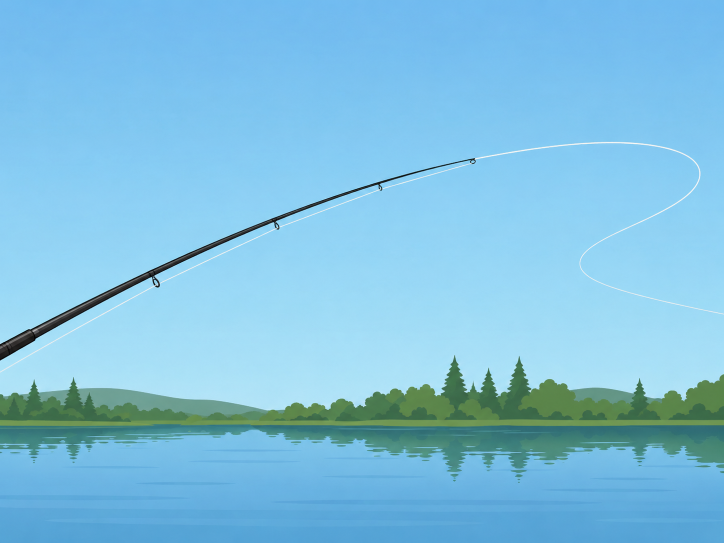
#> input picture assets/fishing/throw_1.png, 1448 x 1086 px (shown at 1/2 size)
$ python gen_fishing_gifs.py
#> lines starting #> are read from the running program, lines starting #| are printed output that depends on the picture; pictures that were not available may be replaced by others from this repository, and a replacement may not be noted
#!/usr/bin/env python3
"""One-off: pre-render the 7 !cauca (fishing) result GIFs.

Input : assets/fishing/throw_1..5.png + end_<outcome>.png (1448x1086)
Output: assets/fishing/gif/<outcome>.gif  (gitignored; ship to VPS manually
        or un-ignore when the art is approved)

Timeline (~6 fps → 170 ms/frame):
  throw_1 (340 ms, counts as 2 frame slots) → throw_2..4 (170 ms each)
  → throw_5 held 3 s (same as 18 frames @ ~167 ms, but a single frame keeps
    the file small) → ending frame held 5 s → loop.
  "nothing" has no end art: throw_5 fades to black, then white text
  "Bạn câu cá đến khuya nhưng chẳng câu được gì" holds 5 s.

Run: python3 scripts/gen_fishing_gifs.py   (needs Pillow)
"""
import os
from PIL import Image, ImageDraw, ImageEnhance, ImageFont

ROOT = os.path.dirname(os.path.dirname(os.path.abspath(__file__)))
SRC = os.path.join(ROOT, 'assets', 'fishing')
OUT = os.path.join(ROOT, 'assets', 'fishing', 'gif')
FONT = os.path.join(ROOT, 'assets', 'NotoSans-Regular.ttf')

W, H = 480, 360            # 1448x1086 ÷ ~3 — plenty for a Discord embed
FRAME_MS = 170             # ~6 fps
HOLD_THROW5_MS = 3000
HOLD_END_MS = 5000
COLORS = 256

# outcome key → ending source file (None = "nothing": fade to black + text)
OUTCOMES = {
    'small': 'end_small.png',
    'tuna': 'end_tuna.png',
    'catfish': 'end_catfish.png',
    'puffle': 'end_pufflefish.png',
    'treasure': 'end_treasure.png',
    'kelp': 'end_kelp.png',
    'nothing': None,
}

NOTHING_TEXT = 'Bạn câu cá đến khuya\nnhưng chẳng câu được gì'


def load(name):
    return Image.open(os.path.join(SRC, name)).convert('RGB').resize((W, H), Image.LANCZOS)


def nothing_frames(throw5):
    """throw_5 fading into black, then a black card with the story text."""
    frames = []
    for factor in (0.65, 0.35, 0.12):
        frames.append((ImageEnhance.Brightness(throw5).enhance(factor), FRAME_MS))
    black = Image.new('RGB', (W, H), (0, 0, 0))
    frames.append((black, 500))
    card = black.copy()
    draw = ImageDraw.Draw(card)
    font = ImageFont.truetype(FONT, 30)
    draw.multiline_text((W / 2, H / 2), NOTHING_TEXT, font=font, fill=(235, 235, 235),
                        anchor='mm', align='center', spacing=12)
    frames.append((card, HOLD_END_MS))
    return frames


def build(outcome, end_file, throws):
    frames = [(throws[0], FRAME_MS * 2)] + [(t, FRAME_MS) for t in throws[1:4]]
    frames.append((throws[4], HOLD_THROW5_MS))
    if end_file:
        frames.append((load(end_file), HOLD_END_MS))
    else:
        frames.extend(nothing_frames(throws[4]))

    # The 5 throw frames share one palette (no flicker while the rod moves);
    # every frame after them (ending / fade / text) gets its own palette —
    # Pillow writes local color tables, so e.g. the gold chest isn't dragged
    # toward the sky-blue-heavy throw palette. No dithering — the art is
    # flat-color, and dither noise would triple the file size.
    sheet = Image.new('RGB', (W, H * 5))
    for i in range(5):
        sheet.paste(frames[i][0], (0, i * H))
    throw_pal = sheet.quantize(colors=COLORS, method=Image.MEDIANCUT)
    quantized = []
    for i, (im, _) in enumerate(frames):
        if i < 5:
            quantized.append(im.quantize(palette=throw_pal, dither=Image.Dither.NONE))
        else:
            quantized.append(im.quantize(colors=COLORS, method=Image.MEDIANCUT,
                                         dither=Image.Dither.NONE))

    path = os.path.join(OUT, f'{outcome}.gif')
    quantized[0].save(
        path, save_all=True, append_images=quantized[1:],
        duration=[ms for _, ms in frames], loop=0, optimize=True,
    )
    total_ms = sum(ms for _, ms in frames)
    print(f'{outcome:>9}.gif  {os.path.getsize(path) / 1024:7.0f} KB  '
          f'{len(frames)} frames  {total_ms / 1000:.1f}s/loop')


def main():
    os.makedirs(OUT, exist_ok=True)
    throws = [load(f'throw_{i}.png') for i in range(1, 6)]
#> in load, `return Image.open(os.path.join(SRC, name)).convert('RGB').resize((W, H..`:
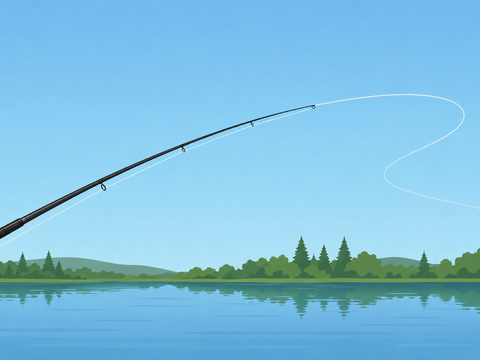
#> returned value: PIL image 480x360 RGB; mean R, G, B 126.7, 192.3, 223.7
#> call 2 of load, with name = 'throw_2.png'
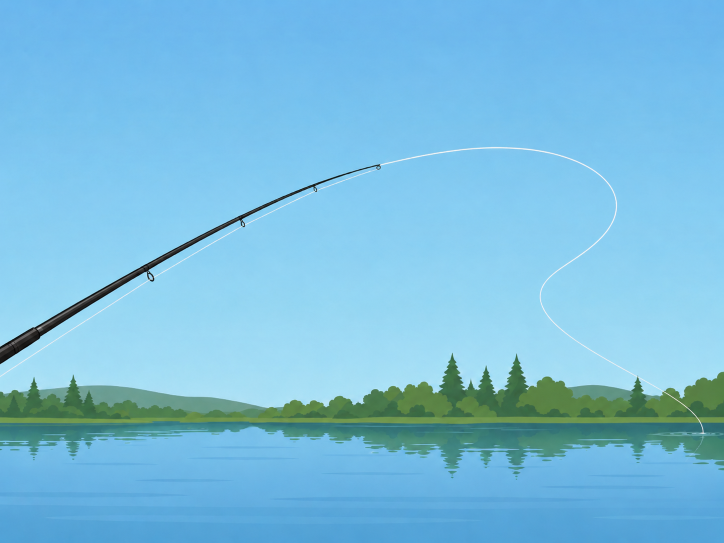
#> input picture assets/fishing/throw_2.png, 1448 x 1086 px (shown at 1/2 size)
#> in load (call 2), `return Image.open(os.path.join(SRC, name)).convert('RGB').resize((W, H..`:
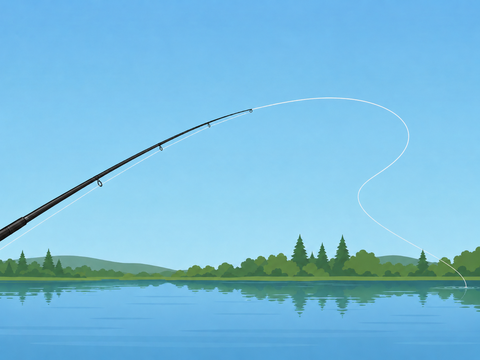
#> returned value: PIL image 480x360 RGB; mean R, G, B 121.1, 189.4, 222
#> throws = 5 items
    for outcome, end_file in OUTCOMES.items():
        build(outcome, end_file, throws)
#> in build, `frames = [(throws[0], FRAME_MS * 2)] + [(t, FRAME_MS) for t in throws[..`: frames = 4 items
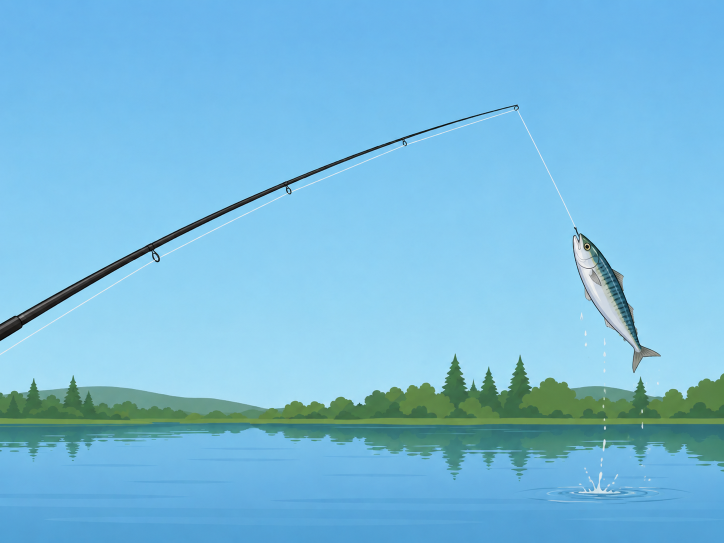
#> input picture assets/fishing/end_small.png, 1448 x 1086 px (shown at 1/2 size)
#> in load (call 6), `return Image.open(os.path.join(SRC, name)).convert('RGB').resize((W, H..`:
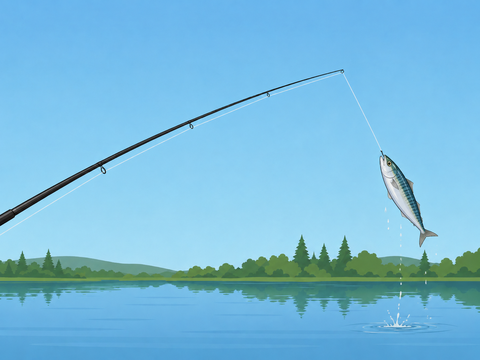
#> returned value: PIL image 480x360 RGB; mean R, G, B 120.1, 187.5, 220.8
#> in build, `sheet = Image.new('RGB', (W, H * 5))`: sheet: PIL image 480x1800 RGB; every value is 0
#> after the loop in build, `for i in range(5):`:
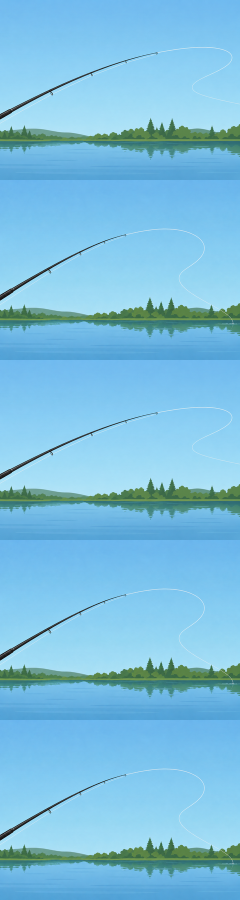
#> sheet: PIL image 480x1800 RGB (shown at 1/2 size); mean R, G, B 123.3, 190.6, 222.7
#> the loop in build, `for i, (im, _) in enumerate(frames):` made 6 passes
#> after the loop in build, `for i, (im, _) in enumerate(frames):`: quantized = 6 items
#> in build, `total_ms = sum(ms for _, ms in frames)`: total_ms = 8850
#|     small.gif      271 KB  6 frames  8.8s/loop
#> pass 2 of the loop in main, `for outcome, end_file in OUTCOMES.items():`:
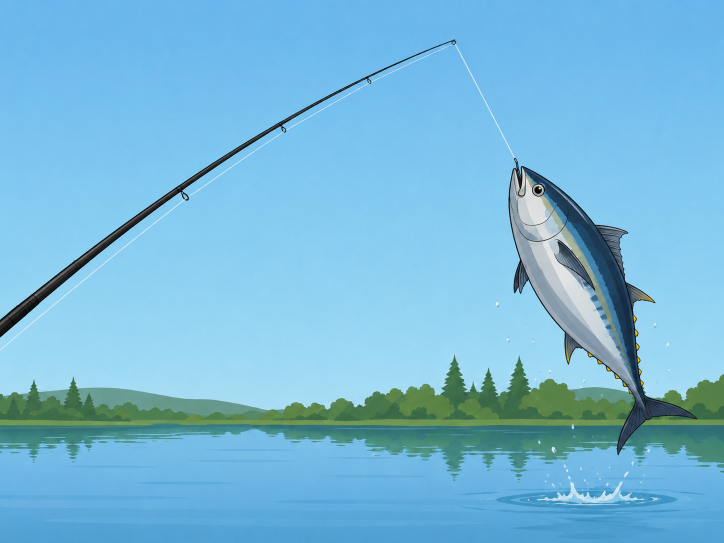
#> input picture assets/fishing/end_tuna.png, 1448 x 1086 px (shown at 1/2 size)
#> in load (call 7), `return Image.open(os.path.join(SRC, name)).convert('RGB').resize((W, H..`:
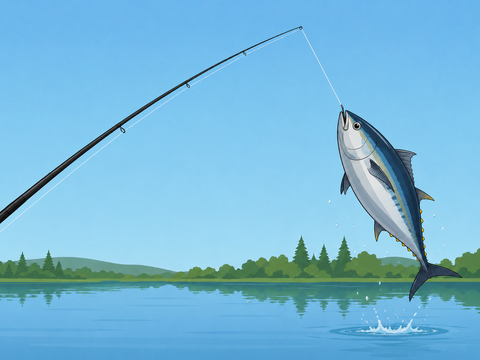
#> returned value: PIL image 480x360 RGB; mean R, G, B 118.2, 184.2, 217
#> the loop in build (call 2), `for i, (im, _) in enumerate(frames):` made 6 passes
#|      tuna.gif      272 KB  6 frames  8.8s/loop
#> pass 3 of the loop in main, `for outcome, end_file in OUTCOMES.items():`:
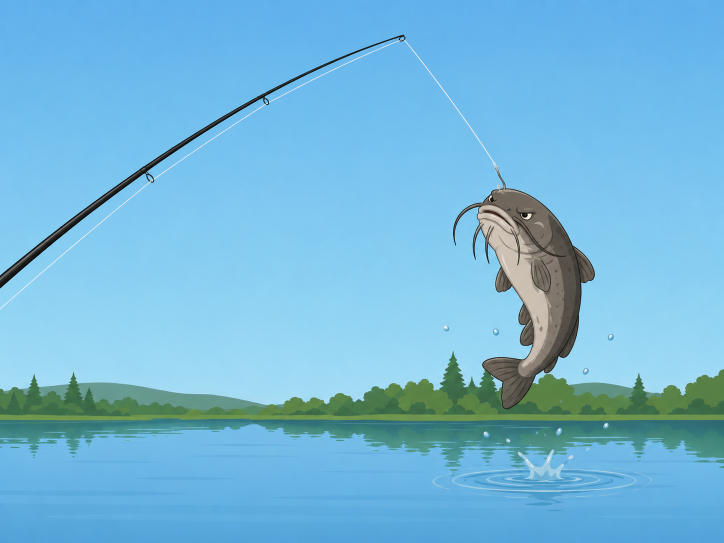
#> input picture assets/fishing/end_catfish.png, 1448 x 1086 px (shown at 1/2 size)
#> in load (call 8), `return Image.open(os.path.join(SRC, name)).convert('RGB').resize((W, H..`:
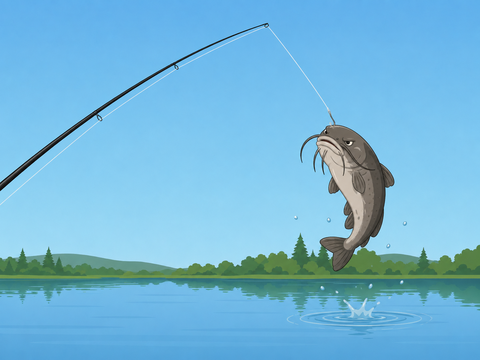
#> returned value: PIL image 480x360 RGB; mean R, G, B 115.4, 183.1, 217.3
#|   catfish.gif      268 KB  6 frames  8.8s/loop
#> the loop made 7 passes; the first 3 are shown


if __name__ == '__main__':
    main()
